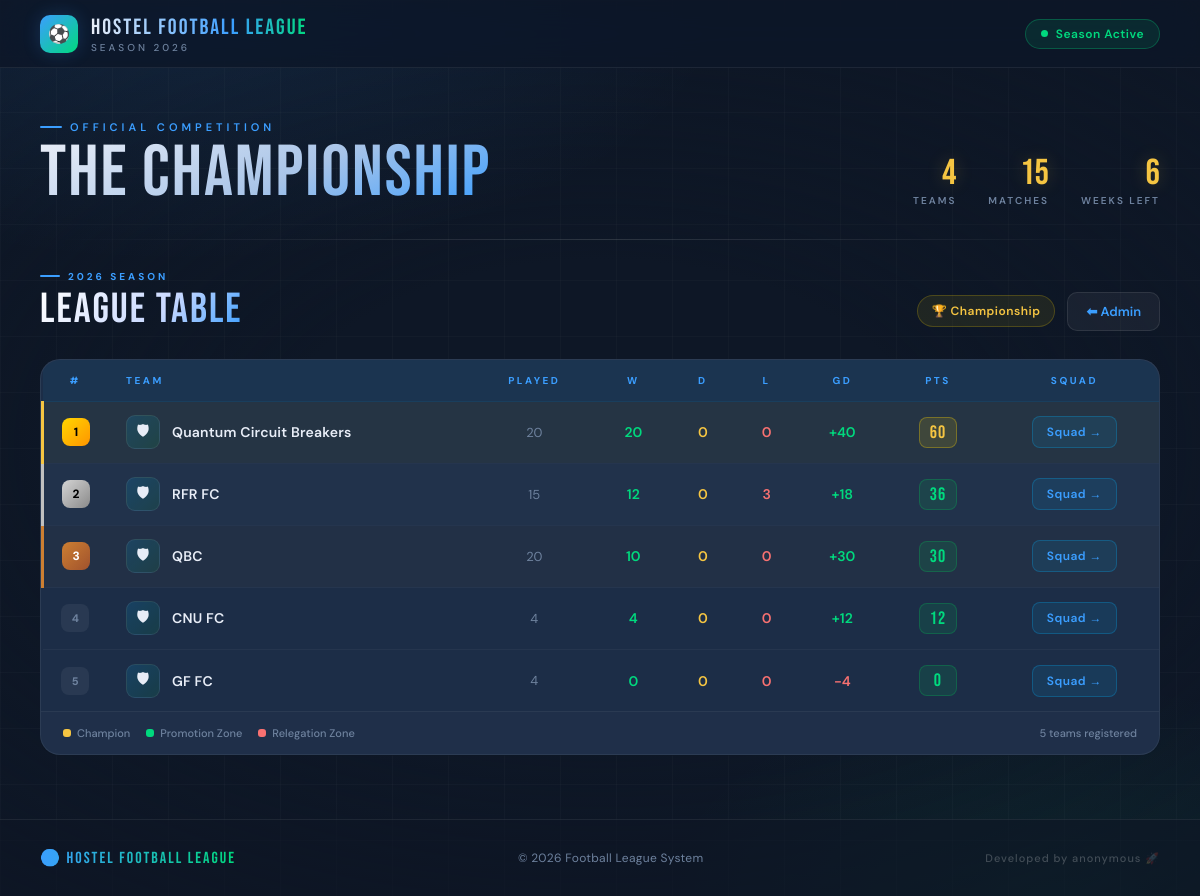
The page /league/ on the database its author committed.
### league/models.py (models this page shows, shortened)
class Team(models.Model):
    name = models.CharField(max_length=50)
    played = models.IntegerField(default=0)
    win = models.IntegerField(default=0)
    draw = models.IntegerField(default=0)
    lose = models.IntegerField(default=0)
    goal_difference = models.IntegerField(default=0)
    def points(self):
        return (self.win * 3) + self.draw

### league/views.py (the view)
# urls.py: path('league/', views.league_table, name='league'),
def league_table(request):
    teams = Team.objects.all().order_by('-win', '-goal_difference')
    return render(request, "league.html", {"teams": teams})

### league/templates/league.html (shortened to what this page needs)
{% extends 'base.html' %}
{% block content %}
<div class="page-header">
    <div>
        <div class="page-eyebrow">2026 Season</div>
        <div class="page-title">League Table</div>
    </div>
    <div class="header-right">
        <div class="season-pill">🏆 Championship</div>
        <a href="{% url 'admin_page' %}" class="back-btn">⬅ Admin</a>
    </div>
</div>
<div class="table-card">
    <table>
        <thead>
            <tr>
                <th>#</th>
                <th>Team</th>
                <th class="hide-sm">Played</th>
                <th>W</th>
                <th class="hide-sm">D</th>
                <th class="hide-sm">L</th>
                <th>GD</th>
                <th>Pts</th>
                <th>Squad</th>
            </tr>
        </thead>
        <tbody>
            {% for t in teams %}
            <tr class="{% if forloop.counter == 1 %}rank-1{% elif forloop.counter == 2 %}rank-2{% elif forloop.counter == 3 %}rank-3{% endif %}">
                <td>
                    <div class="rank-cell">
                        <span class="rank-medal {% if forloop.counter == 1 %}rank-1{% elif forloop.counter == 2 %}rank-2{% elif forloop.counter == 3 %}rank-3{% else %}rank-n{% endif %}">
                            {{ forloop.counter }}
                        </span>
                    </div>
                </td>
                <td>
                    <div class="team-cell">
                        <div class="team-crest">🛡</div>
                        <span class="team-name">{{ t.name }}</span>
                    </div>
                </td>
                <td class="stat-played hide-sm">{{ t.played }}</td>
                <td class="stat-win">{{ t.win }}</td>
                <td class="stat-draw hide-sm">{{ t.draw }}</td>
                <td class="stat-lose hide-sm">{{ t.lose }}</td>
                <td class="{% if t.goal_difference > 0 %}gd-positive{% elif t.goal_difference < 0 %}gd-negative{% else %}gd-zero{% endif %}">
                    {% if t.goal_difference > 0 %}+{% endif %}{{ t.goal_difference }}
                </td>
                <td>
                    <span class="points-badge">{{ t.points }}</span>
                </td>
                <td>
                    <a href="{% url 'detail' t.id %}" class="btn-view">
                        Squad →
                    </a>
                </td>
            </tr>
            {% endfor %}
        </tbody>
    </table>
    <div class="table-footer">
        <div class="legend">
            <div class="legend-item"><div class="legend-dot dot-gold"></div> Champion</div>
            <div class="legend-item"><div class="legend-dot dot-green"></div> Promotion Zone</div>
            <div class="legend-item"><div class="legend-dot dot-red"></div> Relegation Zone</div>
        </div>
        <div class="table-count">
            {{ teams|length }} team{% if teams|length != 1 %}s{% endif %} registered
        </div>
    </div>
</div>
{% endblock %}

### league/templates/base.html (style rules this page uses)
:root { --pitch-green: #00d97e; --electric-blue: #3b9eff; --gold: #f5c542; --bg-base: #0e1726; --bg-raised: #152035; --bg-elevated: #1c2d47; --bg-inset: #111e30; --border-subtle: rgba(255,255,255,0.07); --border-medium: rgba(255,255,255,0.13); --border-accent: rgba(59,158,255,0.35); --text-primary: #e8edf7; --text-body: #b8c4d8; --text-muted: #6e829e; --glow-blue: rgba(59,158,255,0.20); --glow-green: rgba(0,217,126,0.16); --glow-gold: rgba(245,197,66,0.22); --card-bg: var(--bg-elevated); --card-border: var(--border-subtle); --radius-card: 18px; }
*, *::before, *::after { box-sizing: border-box; margin: 0; padding: 0; }
html { scroll-behavior: smooth; }
body { font-family: 'DM Sans', sans-serif; font-weight: 400; background-color: var(--bg-base); color: var(--text-body); min-height: 100vh; overflow-x: hidden; }
body::before { content: ''; position: fixed; inset: 0; background: radial-gradient(ellipse 70% 45% at 15% 0%, rgba(59,158,255,0.10) 0%, transparent 65%), radial-gradient(ellipse 55% 40% at 88% 100%, rgba(0,217,126,0.07) 0%, transparent 60%), radial-gradient(ellipse 90% 70% at 50% 50%, var(--bg-base) 30%, transparent 100%); pointer-events: none; z-index: 0; }
body::after { content: ''; position: fixed; inset: 0; background-image: linear-gradient(rgba(255,255,255,0.018) 1px, transparent 1px), linear-gradient(90deg, rgba(255,255,255,0.018) 1px, transparent 1px); background-size: 56px 56px; pointer-events: none; z-index: 0; }
table { width: 100%; border-collapse: collapse; background: transparent; }
thead tr { background: rgba(59,158,255,0.07); border-bottom: 1px solid rgba(59,158,255,0.15); }
th { padding: 14px 16px; text-align: left; font-size: 10px; font-weight: 700; letter-spacing: 2.5px; text-transform: uppercase; color: var(--electric-blue); background: transparent; }
td { padding: 14px 16px; font-size: 14px; font-weight: 400; color: var(--text-body); text-align: left; border-bottom: 1px solid var(--border-subtle); }
tbody tr { transition: background 0.2s; }
tbody tr:last-child td { border-bottom: none; }
.rank-medal { display: inline-flex; align-items: center; justify-content: center; width: 26px; height: 26px; border-radius: 8px; font-size: 12px; font-weight: 700; }
.rank-1 { background: linear-gradient(135deg, #f5c542, #e8830a); color: #1a0f00; }
.rank-2 { background: linear-gradient(135deg, #d4d4d4, #8a8a8a); color: #111; }
.rank-3 { background: linear-gradient(135deg, #cd7f32, #9a5220); color: #fff; }
.rank-n { background: rgba(255,255,255,0.07); color: var(--text-muted); }
.container > * { animation: fadeUp 0.6s cubic-bezier(0.16,1,0.3,1) both; }
.container > *:nth-child(2) { animation-delay: 0.21s; }
.container > *:nth-child(3) { animation-delay: 0.28s; }

### rows shown on the page
Team: name "Quantum Circuit Breakers", played "20", win "20", draw "0", lose "0", goal_difference "40", points "60"
Team: name "RFR FC", played "15", win "12", draw "0", lose "3", goal_difference "18", points "36"
Team: name "QBC", played "20", win "10", draw "0", lose "0", goal_difference "30", points "30"
Team: name "CNU FC", played "4", win "4", draw "0", lose "0", goal_difference "12", points "12"
Team: name "GF FC", played "4", win "0", draw "0", lose "0", goal_difference "-4", points "0"

### other values the page prints
{{ teams|length }} "5"
